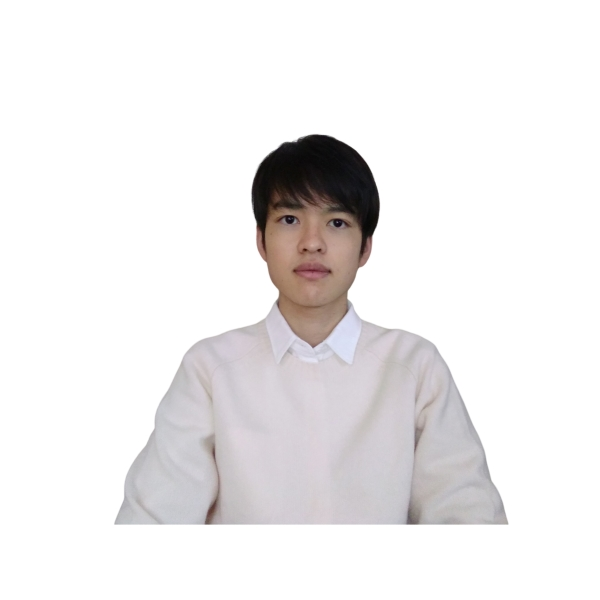
#> input picture OpenCV3_beginner/images/20230609.jpg, 600 x 600 px
$ python lines_on_image_command.py images/20230609.jpg
#> lines starting #> are read from the running program, lines starting #| are printed output that depends on the picture
import cv2
import sys

try:
    if(len(sys.argv)!=2):
        print('引数に読み込む画像を指定する必要があります')
        sys,exit()

    img = cv2.imread(sys.argv[1])
#> img is the input picture: shape (600, 600, 3); mean B, G, R 236.2, 235.9, 237.8

    if img is None:
        print('ファイルを読み込めません．')
        import sys
        sys.exit()

    cv2.line(img,(150,170),(300,170),(255,0,0))
    cv2.line(img,(150,220),(300,220),(0,255,0),5)
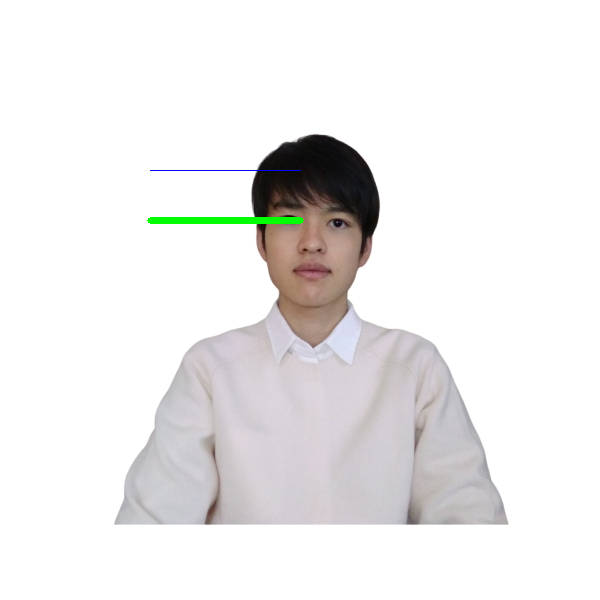
#> img: shape (600, 600, 3); mean B, G, R 235.7, 236, 237.1
    cv2.imwrite('C:/Source Codes/OpenCV3_beginner/images/LinesOnImage.jpg',img)
    cv2.imshow('img',img)
    cv2.waitKey(0)
    cv2.destroyAllWindows()

except:
    import sys
    print ("Error:",sys.exc_info()[0])
    print(sys.exc_info()[1])
    import traceback
    print(traceback.format_tb(sys.exc_info()[2]))
